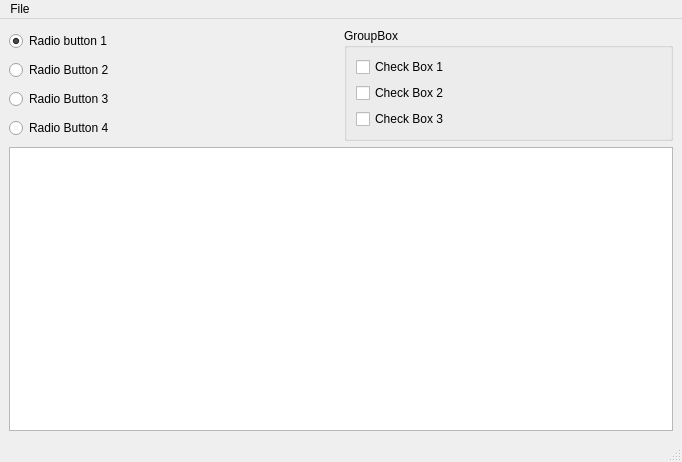
<?xml version="1.0" encoding="UTF-8"?>
<ui version="4.0">
 <class>MainWindow</class>
 <widget class="QMainWindow" name="MainWindow">
  <property name="geometry">
   <rect>
    <x>0</x>
    <y>0</y>
    <width>682</width>
    <height>462</height>
   </rect>
  </property>
  <property name="windowTitle">
   <string>App2</string>
  </property>
  <widget class="QWidget" name="centralwidget">
   <layout class="QVBoxLayout" name="verticalLayout_4">
    <item>
     <layout class="QVBoxLayout" name="verticalLayout_3">
      <item>
       <layout class="QHBoxLayout" name="horizontalLayout">
        <item>
         <layout class="QVBoxLayout" name="verticalLayout_2">
          <item>
           <widget class="QRadioButton" name="radioButton1">
            <property name="text">
             <string>Radio button 1</string>
            </property>
            <property name="checked">
             <bool>true</bool>
            </property>
           </widget>
          </item>
          <item>
           <widget class="QRadioButton" name="radioButton2">
            <property name="text">
             <string>Radio Button 2</string>
            </property>
           </widget>
          </item>
          <item>
           <widget class="QRadioButton" name="radioButton3">
            <property name="text">
             <string>Radio Button 3</string>
            </property>
           </widget>
          </item>
          <item>
           <widget class="QRadioButton" name="radioButton4">
            <property name="text">
             <string>Radio Button 4</string>
            </property>
           </widget>
          </item>
         </layout>
        </item>
        <item>
         <widget class="QGroupBox" name="groupBox">
          <property name="title">
           <string>GroupBox</string>
          </property>
          <layout class="QVBoxLayout" name="verticalLayout">
           <item>
            <widget class="QCheckBox" name="checkBox1">
             <property name="text">
              <string>Check Box 1</string>
             </property>
            </widget>
           </item>
           <item>
            <widget class="QCheckBox" name="checkBox2">
             <property name="text">
              <string>Check Box 2</string>
             </property>
            </widget>
           </item>
           <item>
            <widget class="QCheckBox" name="checkBox3">
             <property name="text">
              <string>Check Box 3</string>
             </property>
            </widget>
           </item>
          </layout>
         </widget>
        </item>
       </layout>
      </item>
      <item>
       <widget class="QTextEdit" name="textEdit"/>
      </item>
     </layout>
    </item>
   </layout>
  </widget>
  <widget class="QMenuBar" name="menubar">
   <property name="geometry">
    <rect>
     <x>0</x>
     <y>0</y>
     <width>682</width>
     <height>22</height>
    </rect>
   </property>
   <widget class="QMenu" name="menuFile">
    <property name="title">
     <string>File</string>
    </property>
    <addaction name="actionExit"/>
   </widget>
   <addaction name="menuFile"/>
  </widget>
  <widget class="QStatusBar" name="statusbar"/>
  <action name="actionExit">
   <property name="text">
    <string>Exit</string>
   </property>
  </action>
 </widget>
 <resources/>
 <connections/>
</ui>
